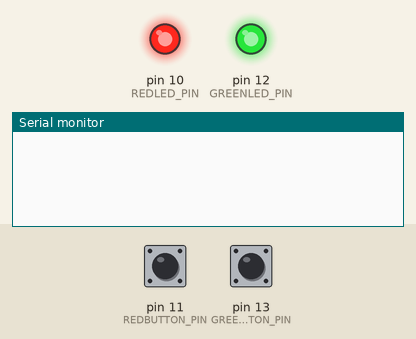
Recording of a sketch running on a simulated Arduino Uno, built with avr-gcc and run on an emulated ATmega328P. Shown: output pins drawn as LEDs (lit = HIGH), the last lines printed to the serial monitor. The test bench sets the inputs (shaded band); at power-on: pin 11 (REDBUTTON_PIN) LOW, pin 13 (GREENBUTTON_PIN) LOW.

Above: at 1.3 s.
1.4 s: pin 11 (REDBUTTON_PIN) pulled HIGH for 0.3 s
At 2.9 s:
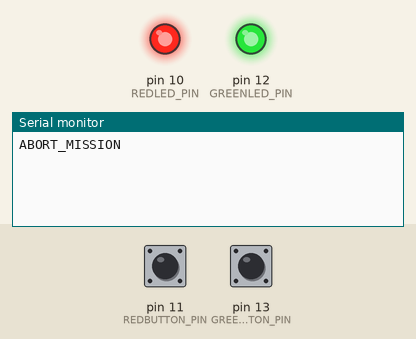
3.2 s: pin 13 (GREENBUTTON_PIN) pulled HIGH for 0.3 s
At 3.9 s:
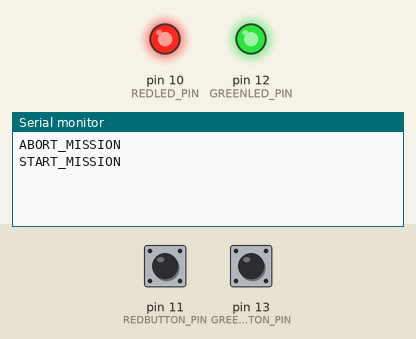

Measured:
- after the input at 1.4 s, the serial monitor: prints a new line after 0.35 s (image 1)
- after the input at 3.2 s, the serial monitor: prints a new line after 0.30 s (image 2)

The sketch:

arduino_redgreen_push.ino
```cpp
const int GREENBUTTON_PIN = 13;    // the number of the pushbutton pin
const int GREENLED_PIN = 12;      // the number of the LED pin

const int REDBUTTON_PIN = 11;    // the number of the pushbutton pin
const int REDLED_PIN = 10;      // the number of the LED pin

int GREENBUTTON_STATE = HIGH;         // the current state of the output pin
int GREENBUTTON_LASTSTATE = 0;   // the previous reading from the input pin

int REDBUTTON_STATE = HIGH;         // the current state of the output pin
int REDBUTTON_LASTSTATE = 0;   // the previous reading from the input pin

void setup() {
  Serial.begin(9600);
  pinMode(GREENBUTTON_PIN, INPUT);
  pinMode(GREENLED_PIN, OUTPUT);

  pinMode(REDBUTTON_PIN, INPUT);
  pinMode(REDLED_PIN, OUTPUT);

  digitalWrite(GREENLED_PIN, GREENBUTTON_STATE);
  digitalWrite(REDLED_PIN, REDBUTTON_STATE);
}

void loop() {
  int READ_GREEN = digitalRead(GREENBUTTON_PIN);
//  Serial.print("READ_GREEN : ");
//  Serial.println(READ_GREEN);

  if(READ_GREEN != GREENBUTTON_LASTSTATE){
    if(READ_GREEN == 1){
//      Serial.println("GREEN BUTTON PRESS DOWN");
      GREENBUTTON_LASTSTATE = 1;
    }else if( READ_GREEN == 0 ){
      Serial.println("START_MISSION");
      GREENBUTTON_LASTSTATE = 0;
      GREENBUTTON_STATE = GREENBUTTON_STATE == 0 ? 1 : 0;
      GREENBUTTON_LASTSTATE = READ_GREEN;
    }
  }

  int READ_RED = digitalRead(REDBUTTON_PIN);
//  Serial.print("READ_RED : ");
//  Serial.println(READ_RED);

  if(READ_RED != REDBUTTON_LASTSTATE){
    if(READ_RED == 1){
//      Serial.println("RED BUTTON PRESS DOWN");
      REDBUTTON_LASTSTATE = 1;
    }else if( READ_RED == 0 ){
      Serial.println("ABORT_MISSION");
      REDBUTTON_LASTSTATE = 0;
      REDBUTTON_STATE = REDBUTTON_STATE == 0 ? 1 : 0;
      REDBUTTON_LASTSTATE = READ_RED;
    }
  }

  delay(250);
}
```
